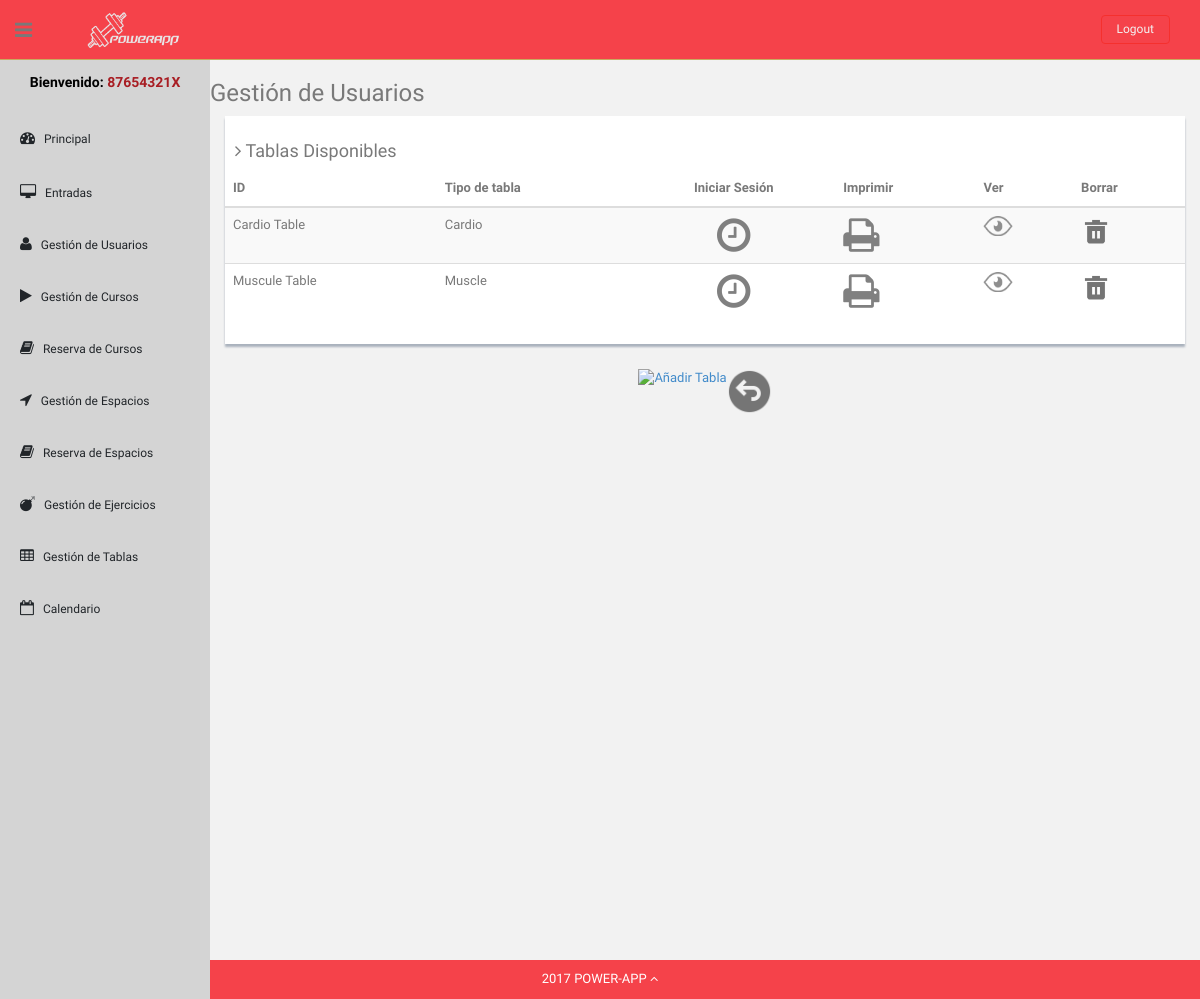
Page /Controllers/TableShowAllController.php (signed in) on the committed database.
### tables this page shows
CREATE TABLE ExerciseTable (
    IDTable varchar(80) NOT NULL,
    TableType varchar(50),
    TotalScore decimal,
    NumberOfVotes int,
    Content text,
    Visibility varchar(9),

    PRIMARY KEY (IDTable)
);

### Models/Table.php (called while the page is built, shortened)
<?php
class Table
{
    private $IDTable;
    private $TableType;
    public function __construct($IDTable)
    {
        $this->IDTable = $IDTable;
    }
    public function loadDataAssoc($dataArray)
    {
        $this->IDTable = $dataArray['IDTable'];
        $this->TableType = $dataArray['TableType'];
    }
    public function getIDTable()
    {
        return $this->IDTable;
    }
    public function getTableType()
    {
        return $this->TableType;
    }
}

### Models/TableModel.php (called while the page is built, shortened)
<?php
class TableDAO
{
    private $DBLink;
    private $serverName ="localhost";
    private $userName = "admin";
    private $passWord = "admin";
    private $DBName = "powerAppDB";
    function __construct(){
        $this->DBLink =  new mysqli($this->serverName,$this->userName,$this->passWord,$this->DBName);
    }
    function getAll(){
        $statement = $this->DBLink->prepare("SELECT * FROM ExerciseTable");
        if(!$statement->execute()) {
            return "Falló la ejecución: (" . $statement->errno . ") " . $statement->error;
        }else{
            $result = $statement->get_result();
            return "ok";
        }
    }
}

### Views/TableShowAllView.php (the view, shortened to what this page needs)
<?php
class TableShowAllView{
    var $tables;
    function __construct($tables){
        $this->tables = $tables;
        $this->render();
    }
    function render(){
        $usuarioTipo = $_SESSION['type'];
        switch ($usuarioTipo){
            case 'ADMIN': include '../Templates/lateralBarAdmin.php';
                break;
        }
        ?>
        <h3>Gestión de Usuarios</h3>
        <div class="col-md-12">
            <div class="content-panel">
                <h4><i class="fa fa-angle-right"></i> Tablas Disponibles</h4>
                <table class="table table-striped table-advance table-hover">
                    <thead>
                    <tr>
                        <th class="hidden-phone">ID</th>
                        <th class="hidden-phone">Tipo de tabla</th>
                        <th class="hidden-phone" style="text-align: center">Iniciar Sesión</th>
                        <th class="hidden-phone">Imprimir</th>
                        <th class="hidden-phone">Ver</th>
                        <th class="hidden-phone">Borrar</th>
                    </tr>
                    </thead>
                    <tbody>
                    <?php
                    foreach ($this->tables as $table){ ?>
                        <tr>
                            <td> <?php echo $table->getIDTable(); ?></td>
                            <td><?php  echo $table->getTableType();?></td>
                            <td style="text-align: center"><?php echo '<a href="../Controllers/TableSessionController.php?IDTable='.$table->getIDTable().'"><i class="fa fa-clock-o" aria-hidden="true" title="Iniciar Sesión" style="font-size: 3em; color: grey;"></i></a>';?></td>
                            <td><?php echo '<a href="../Controllers/PrintTableController.php?IDTable='.$table->getIDTable().'"><i class="fa fa-print" aria-hidden="true" title="Imprimir tabla" style="font-size: 3em; color: grey;"></i></a>';?></td>
                            <td><?php echo '<a href="../Controllers/formLoader.php?IDTable='.$table->getIDTable().'&form=tableShowOne"><img src="../Templates/img2/ver.png" style="width:30px;height:20px;" title="Ver ejercicios de la tabla"></a>';?></td>
                            <td><?php echo '<a href="../Controllers/TableActionController.php?action=DELETE&IDTable='.$table->getIDTable().'"><img src="../Templates/img2/delete.png" style="width:30px;height:30px;" title="Borrar"></a>';?></td>
                        </tr> <?php
                    }
                    ?>
                    </tbody>
                </table>
            </div>
        </div>
        </div>
        <div class="row mt">
            <div style="display: flex; justify-content: center;" >
                <a href="../Controllers/TableAddController.php"><img src="../Templates/img2/addCurso.png" style="width:45px;heigh:45px;" title="Añadir Tabla"></a>
                <a href="../index.php"><img src="../Templates/img2/atras.png" style="width:45px;heigh:45px;" title="Atrás"></a>
            </div>
        </div>
        <?php
    }
}

### Templates/css2/style2.css (style rules this page uses)
body { color: #797979; background: #f2f2f2; font-family: 'Ruda', sans-serif; padding: 0px !important; margin: 0px !important; font-size:13px; }
ul li { list-style: none; }
a, a:hover, a:focus { text-decoration: none; outline: none; }
#container { width: 100%; height: 100%; }
.mt { margin-top: 25px; }
ul.top-menu > li > .logout { color: #f2f2f2; font-size: 12px; border-radius: 4px; -webkit-border-radius: 4px; border: 1px solid #F5302E !important; padding: 5px 15px; margin-right: 15px; background: #F5424A; margin-top: 15px; }
.header, .footer { min-height: 60px; padding: 0 15px; }
.header { position: fixed; left: 0; right: 0; z-index: 1002; }
.black-bg { background: #F5424A; border-bottom: 1px solid #c9aa5f; }
a.logo { font-size: 20px; color: #ffffff; float: left; margin-top: 10px; text-transform: uppercase; }
#top_menu .nav > li, ul.top-menu > li { float: left; }
ul.top-menu > li > a { color: #666666; font-size: 16px; border-radius: 4px; -webkit-border-radius: 4px; border:1px solid #666666 !important; padding: 2px 6px; margin-right: 15px; }
.sidebar-toggle-box { float: left; padding-right: 15px; margin-top: 20px; }
.sidebar-toggle-box .fa-bars { cursor: pointer; display: inline-block; font-size: 20px; }
.content-panel { background: #ffffff; box-shadow: 0px 3px 2px #aab2bd; padding-top: 15px; padding-bottom: 5px; }
.content-panel h4 { margin-left: 10px; }
.site-footer { background: #F5424A; color: #fff; padding: 10px 0; }

### rows in the picture
exercisetable: IDTable "Cardio Table", TableType "Cardio"
exercisetable: IDTable "Muscule Table", TableType "Muscle"

### other values in the picture
$_SESSION['login'] "87654321X"
